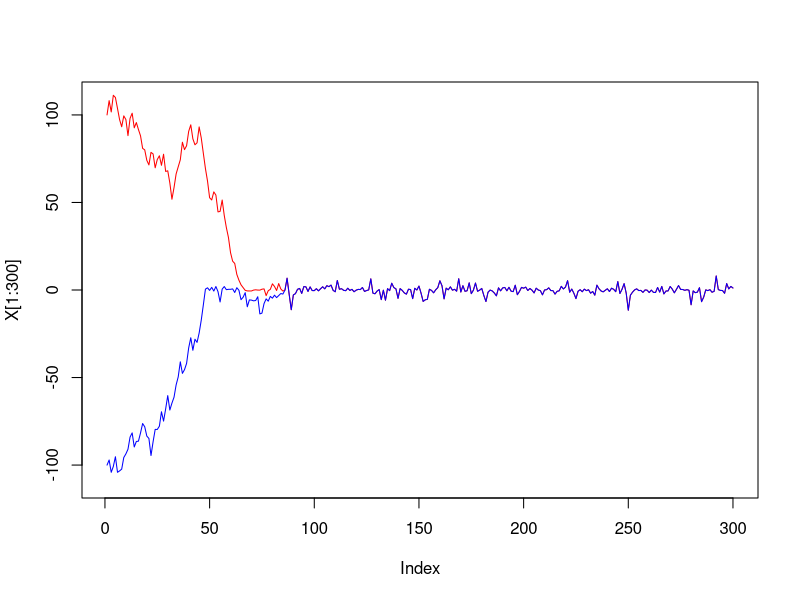

The R source for this figure:
set.seed(1)

# Function to draw from \Pi_{X, Y}(.)
# Rejection sampling using standard cauchy distribution
Pi_X.Y = function(x, y) {
	# unnormalised pdf of Pi_{X, Y}
	Pi = function(t){
		min(dnorm(t, mean = x, sd = 1), dnorm(t, mean = y, sd = 1))
	}

	# interval to calculate max of f/g
	interval = c(min(x, y)-10, max(x, y)+10)
	M = max(Pi(interval)/dcauchy(interval))
	accept = 0
	while(accept == 0){
		U = runif(1)
		prop = rcauchy(1)
		ratio = Pi(prop)/(M*dcauchy(prop))
		if(U <= ratio){
			accept = 1
			return(prop)
		}
	}
}

# Function to draw from r_X(.)
# Rejection sampling using standard cauchy distribution
Remainder_X = function(x, y){
	# unnormalised pdf of r_X(.)
	r_X = function(t){
		dnorm(t, mean = x, sd = 1) - min(dnorm(t, mean = x, sd = 1), dnorm(t, mean = y, sd = 1))
	}
	# interval used to calculate max of f/g
	interval = c(min(x, y)-10, max(x, y)+10)
	M = max(r_X(interval)/dcauchy(interval))
	accept = 0
	while(accept == 0){
		U = runif(1)
		prop = rcauchy(1)
		ratio = r_X(prop)/(M*dcauchy(prop))
		if(U <= ratio){
			accept = 1
			return(prop)
		}
	}
}

# Function to draw from r_Y(.)
Remainder_Y = function(x, y){
	# unnormalised pdf of r_X(.)
	r_Y = function(t){
		dnorm(t, mean = y, sd = 1) - min(dnorm(t, mean = x, sd = 1), dnorm(t, mean = y, sd = 1))
	}
	# interval used to calculate max of f/g
	interval = c(min(x, y)-10, max(x, y)+10)
	M = max(r_Y(interval)/dcauchy(interval))
	accept = 0
	while(accept == 0){
		U = runif(1)
		prop = rcauchy(1)
		ratio = r_Y(prop)/(M*dcauchy(prop))
		if(U <= ratio){
			accept = 1
			return(prop)
		}
	}
}

# Function that returns normalizing constant of \Pi_{X, Y}(.)
Normalize_Pi = function(x, y){
	integrand = function(t){
		min(dnorm(t, mean = x, sd = 1), dnorm(t, mean = y, sd = 1))
	}
	return(integrate(Vectorize(integrand), lower = -Inf, upper = Inf))
}

# Number of MC draws
N = 1e3

# Parallel MCs
X = numeric(N)
Y = numeric(N)

# Initial draws for both the chains
X[1] = 100
Y[1] = -100

# Unif r.v.s
U = runif(N, 0, 1)

# Final algorithm
for(i in 2:N){
	if(U[i] < Normalize_Pi(X[i-1], Y[i-1])$value){
		X[i] = Y[i] = Pi_X.Y(X[i-1], Y[i-1])
	} else {
		X[i] = Remainder_X(X[i-1], Y[i-1])
		Y[i] = Remainder_Y(X[i-1], Y[i-1])
	}
}
plot(X[1:300], type='l', ylim=c(-110, 110), col='red')
lines(Y[1:300], col='blue')
